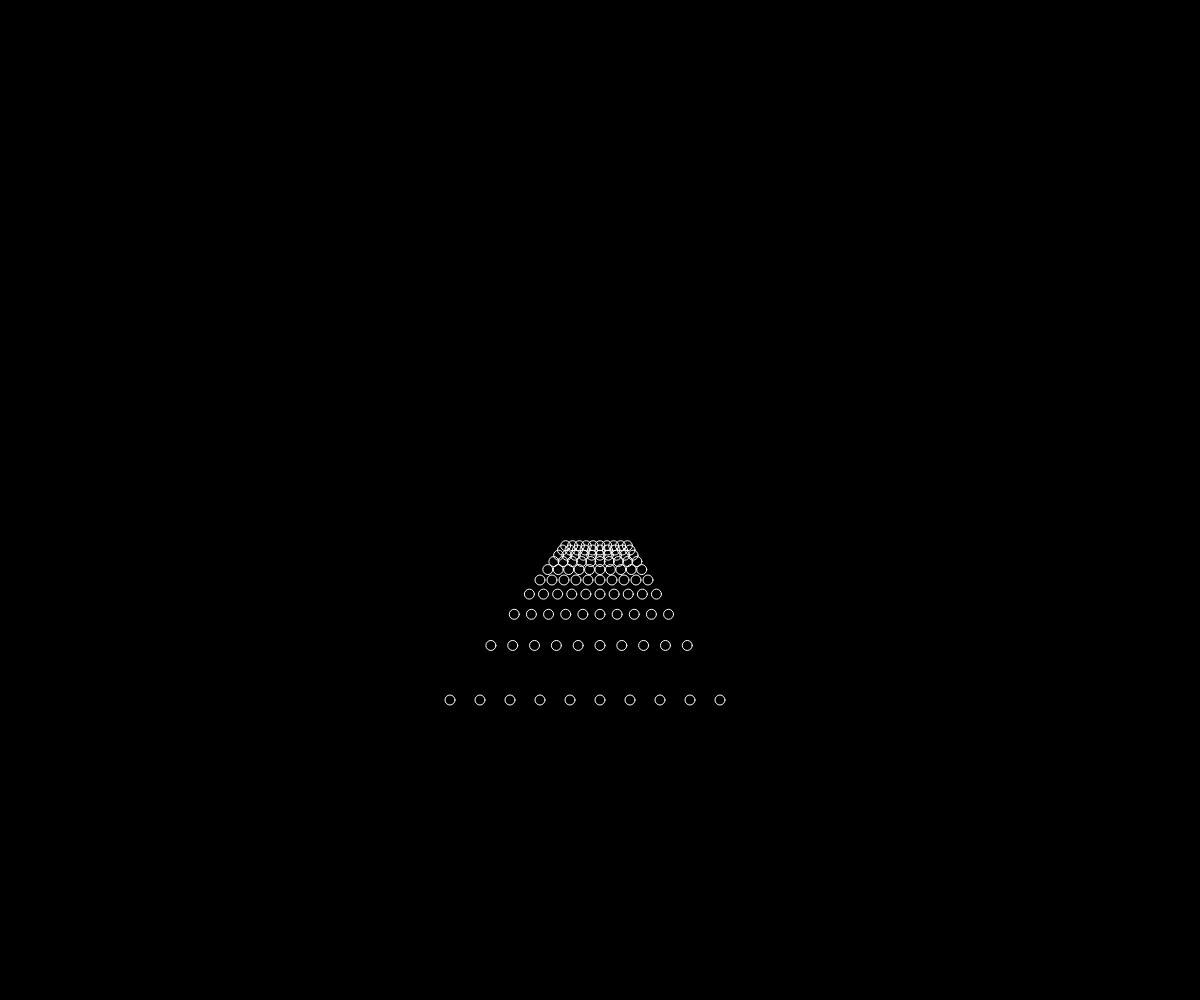
Frame 1 (no input)
Frame 2 (the mouse pressed at the canvas centre, redrawn once): identical to frame 1, image omitted

The p5.js sketch that drew this single still picture (run headless with seeded random() and noise() and a simulated clock; the mouse was pressed at the canvas centre and the sketch redrawn once):

// p5.js sketch
// ── sketch.js
"use strict"

// URL: https://openprocessing.org/sketch/957775

const WHITE = "#ffffff";
const BLACK = "#000000";

const S_DIST = 80; // スクリーンまでの距離

const objs = [];

function setup(){
	createCanvas(windowWidth, windowHeight);
	angleMode(DEGREES); noLoop();
	//fill(WHITE); noStroke();
	noFill();
	stroke(WHITE); strokeWeight(1);

	const pad = 30;
	for(let i=-5; i<5; i++){
		for(let j=0; j<10; j++){
			const x = i * pad;
			const y = 200;
			const z = j * pad;
			const obj = {x: x, y: y, z: z}
			objs.push(obj);
		}
	}
}

function draw(){
	background(BLACK);
	
	for(const obj of objs){
		const [x, y, s] = project(obj);
		console.log(x, y, s);
		circle(x, y, 10);
	}
}

function project(obj){
	const s = S_DIST / (S_DIST+obj.z);
	const x = obj.x*s + width/2;
	const y = obj.y*s + height/2;
	return [x, y, s];
}
